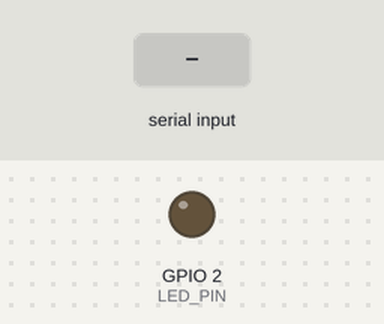
Bench run of a sketch on a simulated ESP8266 (NodeMCU). On the bench: output pins drawn as LEDs (lit = HIGH). The test bench sets the inputs (shaded band). WiFi joins after 1.5 s; servers stay silent unless stated; uploads are accepted with an empty reply; what the sketch prints to the serial monitor is not drawn.

Above: at 0.0 s.
At 4.5 s:
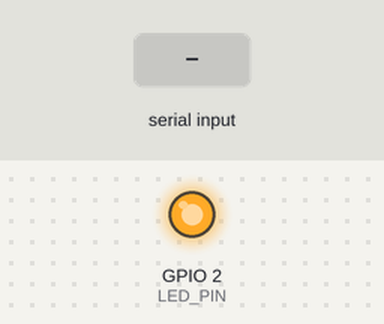
4.6 s: "DIST:\n" received over the second serial link
6.5 s: "LIGHT:\n" received over the second serial link
8.2 s: "GAS:\n" received over the second serial link
Timing chart, 0 to 11.2 s (numbered marks = the images above; inputs shaded):
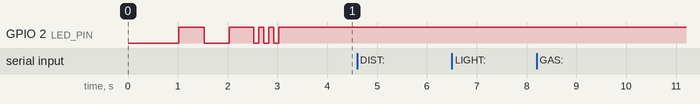

Measured:
- after the input at 4.6 s, every drawn part: stays the same
- after the input at 6.5 s, every drawn part: stays the same
- after the input at 8.2 s, every drawn part: stays the same

The sketch:

ESP8266_WiFi_Code.ino
```cpp
/*
 * ═══════════════════════════════════════════════════════════════════
 * STEMify ESP8266 WiFi Controller
 * ═══════════════════════════════════════════════════════════════════
 *
 * Board: NodeMCU 1.0 (ESP-12E Module)
 *
 * Ye code ESP8266 mai upload karo
 * WiFi + Firebase handle karta hai
 * Commands Arduino ko bhejta hai Serial se
 *
 * ═══════════════════════════════════════════════════════════════════
 */

#include <ESP8266WiFi.h>
#include <ESP8266HTTPClient.h>
#include <WiFiClientSecure.h>
#include <ArduinoJson.h>
#include <SoftwareSerial.h>

// ═══════════════════════════════════════════════════════════════════
// 🔧 CONFIGURATION - CHANGE THESE 3 VALUES!
// ═══════════════════════════════════════════════════════════════════

// ═══════════════════════════════════════════════════════════════════
// STEMify ESP8266 (ESP-12E) Configuration
// Generated for: asif
// Generated at: 09/12/2025, 05:48:13
// ═══════════════════════════════════════════════════════════════════

// WiFi Credentials - Auto-generated from STEMify Dashboard
const char* WIFI_SSID = "Cyber net";
const char* WIFI_PASSWORD = "112233445";

// Student User ID (for Firebase connection)
String STUDENT_USER_ID = "q01JTLBfQaULW1zAB9Wz4fAi7Im2";

// Firebase Database URL
const char* FIREBASE_URL = "https://stemify-dashboard-default-rtdb.firebaseio.com";

// ═══════════════════════════════════════════════════════════════════
// INSTRUCTIONS:
// 1. Open ESP8266_WiFi_Module.ino in Arduino IDE
// 2. Replace the placeholder values at the top with these values
// 3. Upload to your ESP-12E module
// 4. Make sure Arduino_Car_Controller.ino is uploaded to Arduino
// ═══════════════════════════════════════════════════════════════════

// Firebase URL (Don't change this)
const char* FIREBASE_HOST = "stemify-dashboard-default-rtdb.firebaseio.com";

// ═══════════════════════════════════════════════════════════════════
// PIN CONFIGURATION - ARDUINO COMMUNICATION
// ═══════════════════════════════════════════════════════════════════

#define ARDUINO_RX 13  // D7 - ESP RX ← Arduino TX
#define ARDUINO_TX 15  // D8 - ESP TX → Arduino RX

SoftwareSerial arduinoSerial(ARDUINO_RX, ARDUINO_TX);

// LED PIN
#define LED_PIN 2  // D4 - Built-in LED

// ═══════════════════════════════════════════════════════════════════
// VARIABLES
// ═══════════════════════════════════════════════════════════════════

unsigned long lastCommandCheck = 0;
unsigned long lastStatusUpdate = 0;
const unsigned long COMMAND_CHECK_INTERVAL = 1000;
const unsigned long STATUS_UPDATE_INTERVAL = 5000;

bool executingBlockCode = false;
int currentBlockIndex = 0;
unsigned long blockStartTime = 0;
DynamicJsonDocument blockCodeDoc(4096);

WiFiClientSecure wifiClient;

// Sensor data from Arduino
int lastDistance = 0;
int lastLight = 0;
int lastGas = 0;

// ═══════════════════════════════════════════════════════════════════
// SETUP
// ═══════════════════════════════════════════════════════════════════

void setup() {
  Serial.begin(115200);
  arduinoSerial.begin(9600);

  delay(1000);

  Serial.println("\n");
  Serial.println("╔═══════════════════════════════════════════╗");
  Serial.println("║   STEMify ESP8266 WiFi Controller         ║");
  Serial.println("╚═══════════════════════════════════════════╝");

  pinMode(LED_PIN, OUTPUT);
  digitalWrite(LED_PIN, HIGH);

  connectWiFi();

  wifiClient.setInsecure();

  updateCarStatus(true);

  Serial.println("\n✅ Setup complete!\n");
}

// ═══════════════════════════════════════════════════════════════════
// WIFI CONNECTION
// ═══════════════════════════════════════════════════════════════════

void connectWiFi() {
  Serial.print("📶 Connecting to WiFi: ");
  Serial.println(WIFI_SSID);

  WiFi.mode(WIFI_STA);
  WiFi.begin(WIFI_SSID, WIFI_PASSWORD);

  int attempts = 0;
  while (WiFi.status() != WL_CONNECTED && attempts < 30) {
    delay(500);
    Serial.print(".");
    digitalWrite(LED_PIN, !digitalRead(LED_PIN));
    attempts++;
  }

  if (WiFi.status() == WL_CONNECTED) {
    Serial.println("\n✅ WiFi Connected!");
    Serial.print("   IP: ");
    Serial.println(WiFi.localIP());

    for (int i = 0; i < 3; i++) {
      digitalWrite(LED_PIN, LOW);
      delay(100);
      digitalWrite(LED_PIN, HIGH);
      delay(100);
    }
  } else {
    Serial.println("\n❌ WiFi Failed!");
  }
}

// ═══════════════════════════════════════════════════════════════════
// MAIN LOOP
// ═══════════════════════════════════════════════════════════════════

void loop() {
  if (WiFi.status() != WL_CONNECTED) {
    Serial.println("⚠️ WiFi lost! Reconnecting...");
    connectWiFi();
    return;
  }

  unsigned long now = millis();

  if (now - lastCommandCheck >= COMMAND_CHECK_INTERVAL) {
    lastCommandCheck = now;
    checkForCommands();
    checkForBlockCode();
  }

  if (executingBlockCode) {
    executeNextBlock();
  }

  if (now - lastStatusUpdate >= STATUS_UPDATE_INTERVAL) {
    lastStatusUpdate = now;
    sendToArduino("READ_DISTANCE");
    delay(100);
    checkArduinoResponse();
    updateCarStatus(true);
  }

  checkArduinoResponse();
}

// ═══════════════════════════════════════════════════════════════════
// ARDUINO COMMUNICATION
// ═══════════════════════════════════════════════════════════════════

void sendToArduino(String command) {
  Serial.print("📤 → Arduino: ");
  Serial.println(command);
  arduinoSerial.println(command);
}

void checkArduinoResponse() {
  while (arduinoSerial.available()) {
    String response = arduinoSerial.readStringUntil('\n');
    response.trim();

    if (response.length() > 0) {
      Serial.print("📥 ← Arduino: ");
      Serial.println(response);

      if (response.startsWith("DIST:")) {
        lastDistance = response.substring(5).toInt();
      }
      else if (response.startsWith("LIGHT:")) {
        lastLight = response.substring(6).toInt();
      }
      else if (response.startsWith("GAS:")) {
        lastGas = response.substring(4).toInt();
      }
    }
  }
}

// ═══════════════════════════════════════════════════════════════════
// FIREBASE COMMUNICATION
// ═══════════════════════════════════════════════════════════════════

void checkForCommands() {
  HTTPClient http;
  String url = "https://" + String(FIREBASE_HOST) + "/cars/" + STUDENT_USER_ID + "/command.json";

  http.begin(wifiClient, url);
  int httpCode = http.GET();

  if (httpCode == 200) {
    String response = http.getString();

    if (response != "null" && response.length() > 2) {
      DynamicJsonDocument doc(512);
      DeserializationError error = deserializeJson(doc, response);

      if (!error && doc.containsKey("cmd")) {
        String cmd = doc["cmd"].as<String>();
        Serial.print("\n📥 Command: ");
        Serial.println(cmd);

        sendToArduino(cmd);
        clearCommand();
      }
    }
  }
  http.end();
}

void checkForBlockCode() {
  if (executingBlockCode) return;

  HTTPClient http;
  String url = "https://" + String(FIREBASE_HOST) + "/cars/" + STUDENT_USER_ID + "/blockCode.json";

  http.begin(wifiClient, url);
  int httpCode = http.GET();

  if (httpCode == 200) {
    String response = http.getString();

    if (response != "null" && response.length() > 10) {
      DeserializationError error = deserializeJson(blockCodeDoc, response);

      if (!error && blockCodeDoc.containsKey("blocks")) {
        JsonArray blocks = blockCodeDoc["blocks"].as<JsonArray>();

        if (blocks.size() > 0) {
          Serial.println("\n🧱 Block code received!");
          Serial.print("   Blocks: ");
          Serial.println(blocks.size());

          executingBlockCode = true;
          currentBlockIndex = 0;
          blockStartTime = millis();

          clearBlockCode();
        }
      }
    }
  }
  http.end();
}

void executeNextBlock() {
  JsonArray blocks = blockCodeDoc["blocks"].as<JsonArray>();

  if (currentBlockIndex >= (int)blocks.size()) {
    executingBlockCode = false;
    sendToArduino("STOP");
    Serial.println("\n✅ Block code complete!\n");
    return;
  }

  if (millis() - blockStartTime < 1000 && currentBlockIndex > 0) {
    return;
  }

  JsonObject block = blocks[currentBlockIndex];
  String code = block["code"].as<String>();

  Serial.print("   ▶️ Block ");
  Serial.print(currentBlockIndex + 1);
  Serial.print(": ");
  Serial.println(code);

  sendToArduino(code);

  currentBlockIndex++;
  blockStartTime = millis();
}

void clearCommand() {
  HTTPClient http;
  String url = "https://" + String(FIREBASE_HOST) + "/cars/" + STUDENT_USER_ID + "/command.json";
  http.begin(wifiClient, url);
  http.addHeader("Content-Type", "application/json");
  http.PUT("null");
  http.end();
}

void clearBlockCode() {
  HTTPClient http;
  String url = "https://" + String(FIREBASE_HOST) + "/cars/" + STUDENT_USER_ID + "/blockCode.json";
  http.begin(wifiClient, url);
  http.addHeader("Content-Type", "application/json");
  http.PUT("null");
  http.end();
}

void updateCarStatus(bool isConnected) {
  HTTPClient http;
  String url = "https://" + String(FIREBASE_HOST) + "/cars/" + STUDENT_USER_ID + ".json";

  String json = "{";
  json += "\"connected\":" + String(isConnected ? "true" : "false") + ",";
  json += "\"status\":\"" + String(isConnected ? "CONNECTED" : "DISCONNECTED") + "\",";
  json += "\"distance\":" + String(lastDistance) + ",";
  json += "\"light\":" + String(lastLight) + ",";
  json += "\"sensorValue\":" + String(lastDistance) + ",";
  json += "\"lastUpdate\":" + String(millis());
  json += "}";

  http.begin(wifiClient, url);
  http.addHeader("Content-Type", "application/json");
  int httpCode = http.PUT(json);

  if (httpCode == 200) {
    Serial.println("📡 Status updated");
  }

  http.end();
}

/*
 * ═══════════════════════════════════════════════════════════════════
 * WIRING:
 *
 * ESP8266 to Arduino:
 * D7 (GPIO13) ← Arduino D11 (TX)
 * D8 (GPIO15) → Arduino D10 (RX)
 * GND         → GND
 *
 * Power:
 * VIN ← 5V from L298N or USB
 * ═══════════════════════════════════════════════════════════════════
 */
```
